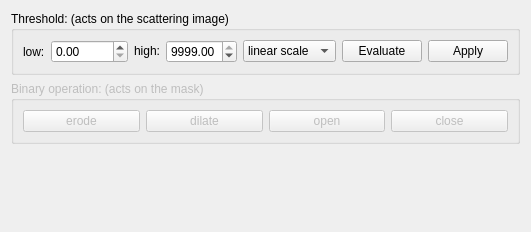
             <widget class="QWidget" name="tab_4">
              <attribute name="title">
               <string>Binary</string>
              </attribute>
              <layout class="QGridLayout" name="gridLayout_21">
               <item row="0" column="0">
                <widget class="QGroupBox" name="groupBox_9">
                 <property name="title">
                  <string>Threshold: (acts on the scattering image)</string>
                 </property>
                 <layout class="QGridLayout" name="gridLayout_15">
                  <item row="0" column="3">
                   <widget class="QDoubleSpinBox" name="binary_threshold_high">
                    <property name="maximum">
                     <double>9999.000000000000000</double>
                    </property>
                    <property name="singleStep">
                     <double>100.000000000000000</double>
                    </property>
                    <property name="value">
                     <double>9999.000000000000000</double>
                    </property>
                   </widget>
                  </item>
                  <item row="0" column="0">
                   <widget class="QLabel" name="label_26">
                    <property name="text">
                     <string>low:</string>
                    </property>
                   </widget>
                  </item>
                  <item row="0" column="1">
                   <widget class="QDoubleSpinBox" name="binary_threshold_low">
                    <property name="maximum">
                     <double>10000.000000000000000</double>
                    </property>
                   </widget>
                  </item>
                  <item row="0" column="4">
                   <widget class="QComboBox" name="binary_scale">
                    <item>
                     <property name="text">
                      <string>linear scale</string>
                     </property>
                    </item>
                    <item>
                     <property name="text">
                      <string>log scale</string>
                     </property>
                    </item>
                   </widget>
                  </item>
                  <item row="0" column="5">
                   <widget class="QPushButton" name="btn_mask_threshold_evaluate">
                    <property name="text">
                     <string>Evaluate</string>
                    </property>
                   </widget>
                  </item>
                  <item row="0" column="2">
                   <widget class="QLabel" name="label_27">
                    <property name="sizePolicy">
                     <sizepolicy hsizetype="Minimum" vsizetype="Fixed">
                      <horstretch>0</horstretch>
                      <verstretch>0</verstretch>
                     </sizepolicy>
                    </property>
                    <property name="text">
                     <string>high:</string>
                    </property>
                   </widget>
                  </item>
                  <item row="0" column="6">
                   <widget class="QPushButton" name="btn_mask_threshold_apply">
                    <property name="text">
                     <string>Apply</string>
                    </property>
                   </widget>
                  </item>
                 </layout>
                </widget>
               </item>
               <item row="1" column="0">
                <widget class="QGroupBox" name="groupBox_10">
                 <property name="enabled">
                  <bool>false</bool>
                 </property>
                 <property name="title">
                  <string>Binary operation: (acts on the mask)</string>
                 </property>
                 <layout class="QGridLayout" name="gridLayout_20">
                  <item row="0" column="0">
                   <widget class="QPushButton" name="pushButton_5">
                    <property name="text">
                     <string>erode</string>
                    </property>
                   </widget>
                  </item>
                  <item row="0" column="1">
                   <widget class="QPushButton" name="pushButton_9">
                    <property name="text">
                     <string>dilate</string>
                    </property>
                   </widget>
                  </item>
                  <item row="0" column="2">
                   <widget class="QPushButton" name="pushButton_16">
                    <property name="text">
                     <string>open</string>
                    </property>
                   </widget>
                  </item>
                  <item row="0" column="3">
                   <widget class="QPushButton" name="pushButton_15">
                    <property name="text">
                     <string>close</string>
                    </property>
                   </widget>
                  </item>
                 </layout>
                </widget>
               </item>
               <item row="2" column="0">
                <spacer name="verticalSpacer_4">
                 <property name="orientation">
                  <enum>Qt::Orientation::Vertical</enum>
                 </property>
                 <property name="sizeHint" stdset="0">
                  <size>
                   <width>20</width>
                   <height>77</height>
                  </size>
                 </property>
                </spacer>
               </item>
              </layout>
             </widget>
